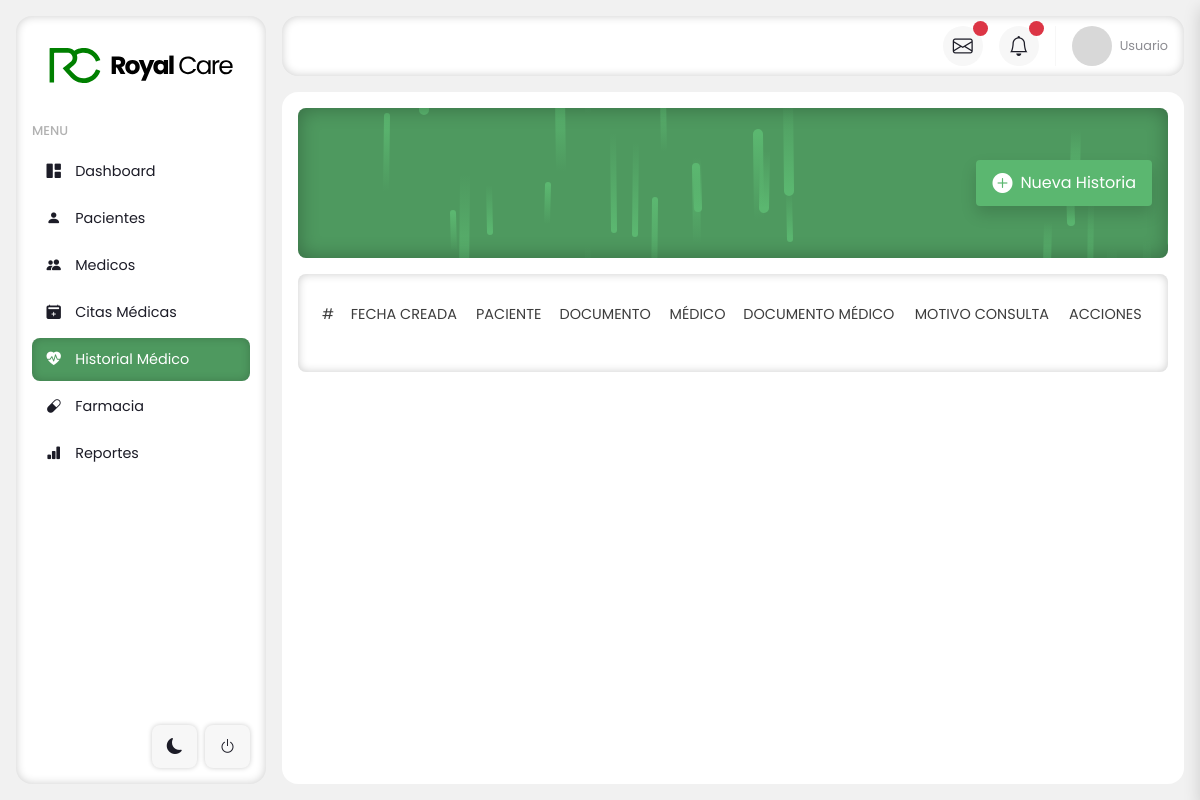
/dashboard/historial, run on an earlier commit of the app's database.
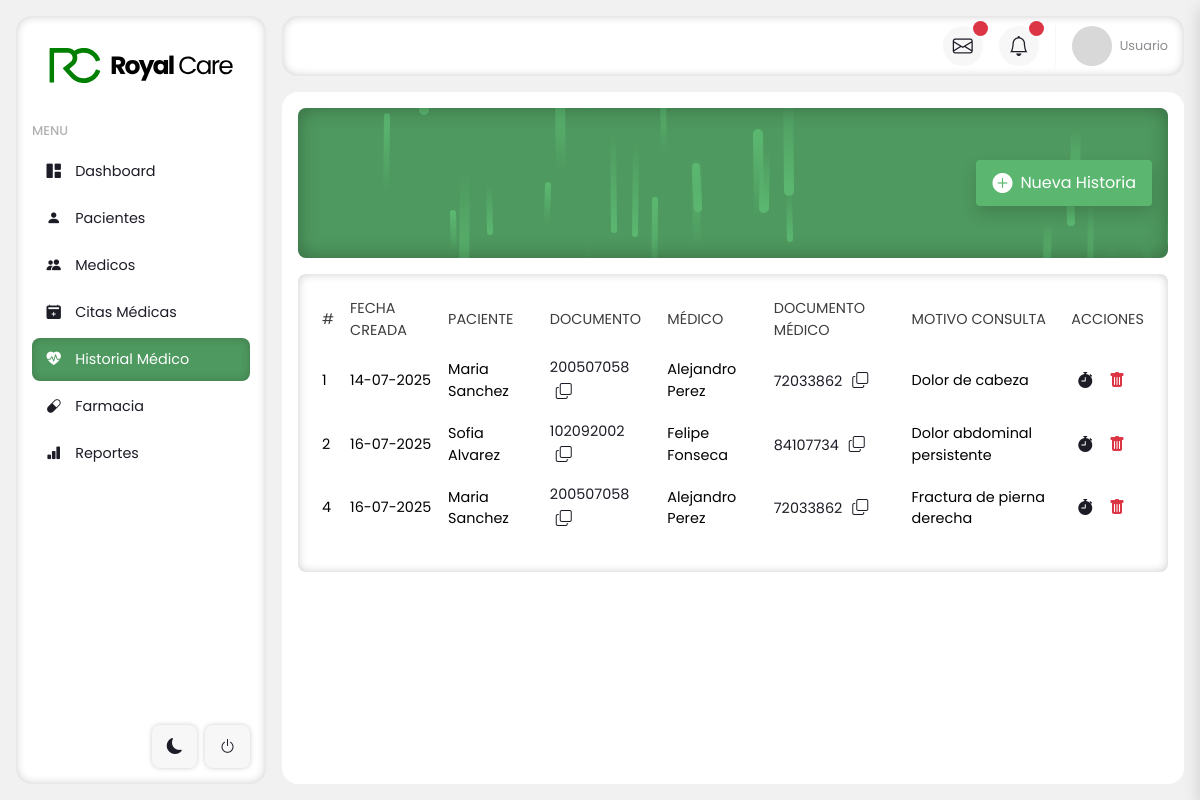
And on a later commit of the database.
### tables this page shows
CREATE TABLE `historial_medico` (
  `id_historial` int(11) NOT NULL,
  `id_paciente` int(11) DEFAULT NULL,
  `id_medico` int(11) DEFAULT NULL,
  `fecha_creacion` datetime DEFAULT NULL,
  `motivo_consulta` text DEFAULT NULL,
  `diagnostico` text DEFAULT NULL,
  `tratamiento` text DEFAULT NULL,
  `examen_fisico` text DEFAULT NULL,
  `resultados_pruebas` text DEFAULT NULL,
  `antecedentes_personales` text DEFAULT NULL,
  `antecedentes_familiares` text DEFAULT NULL,
  `estilo_vida` text DEFAULT NULL,
  `notas_generales` text DEFAULT NULL,
  `proxima_cita` date DEFAULT NULL,
  `eliminado` tinyint(1) DEFAULT 0
);

CREATE TABLE `usuarios` (
  `id_usuario` int(11) NOT NULL,
  `id_rol` int(11) DEFAULT NULL,
  `primer_nombre` varchar(255) NOT NULL,
  `segundo_nombre` varchar(255) DEFAULT NULL,
  `primer_apellido` varchar(255) NOT NULL,
  `segundo_apellido` varchar(255) DEFAULT NULL,
  `email` varchar(255) NOT NULL,
  `password` varchar(255) NOT NULL,
  `fecha_registro` datetime DEFAULT NULL,
  `activo` tinyint(1) DEFAULT NULL
);

CREATE TABLE `pacientes` (
  `id_paciente` int(11) NOT NULL,
  `id_usuario` int(11) DEFAULT NULL,
  `fecha_nacimiento` date DEFAULT NULL,
  `documento` int(11) DEFAULT NULL,
  `tipo_documento` enum('Cedula de Ciudadania','Cedula de extranjeria') DEFAULT NULL,
  `genero` enum('Masculino','Femenino','No binario') DEFAULT NULL,
  `direccion` varchar(255) DEFAULT NULL,
  `estado_civil` enum('Soltero','Casado','Viudo','Divorciado','Soltero') DEFAULT NULL,
  `telefono` int(11) DEFAULT NULL
);

CREATE TABLE `medicos` (
  `id_medico` int(11) NOT NULL,
  `id_usuario` int(11) DEFAULT NULL,
  `id_especialidad` int(11) DEFAULT NULL,
  `tipo_documento` varchar(10) DEFAULT 'CC',
  `documento` varchar(15) DEFAULT NULL,
  `contacto` int(11) DEFAULT NULL,
  `activo` tinyint(1) DEFAULT NULL
);

### application/controllers/modulos/HistorialController.php (called while the page is built, shortened)
<?php
class HistorialController extends CI_Controller
{
    public function __construct()
    {
        $this->load->model('Historial_model');
        $this->load->library('form_validation');
    }
    public function index()
    {
        $data = [
            'historiales' => $this->Historial_model->get_all_historial(),
            'vista' => 'modulos/historial/historial',
            'title' => 'Historial Médico - Royal Care',
            'js' => ['assets/js/historial.js'],
            'css' => ['assets/css/modulos/historial.css'],
        ];
        $this->load->view('layout/dashboard_layout', $data);
    }
}

### index.php (called while the page is built, shortened)
<?php
require_once BASEPATH.'core/CodeIgniter.php';

### application/models/Historial_model.php (called while the page is built, shortened)
<?php
class Historial_model extends CI_Model
{
    public function get_all_historial()
    {
        $this->db->select('
        historial_medico.id_historial,
        historial_medico.id_paciente,
        u_medico.primer_nombre AS medico_primer_nombre,
        u_medico.segundo_nombre AS medico_segundo_nombre,
        u_medico.primer_apellido AS medico_primer_apellido,
        u_medico.segundo_apellido AS medico_segundo_apellido,
        medicos.documento AS medico_documento,
        u_paciente.primer_nombre AS paciente_primer_nombre,
        u_paciente.segundo_nombre AS paciente_segundo_nombre,
        u_paciente.primer_apellido AS paciente_primer_apellido,
        u_paciente.segundo_apellido AS paciente_segundo_apellido,
        pacientes.documento AS paciente_documento,
        historial_medico.fecha_creacion,
        historial_medico.motivo_consulta
    ');
        $this->db->from('historial_medico');
        $this->db->join('pacientes', 'historial_medico.id_paciente = pacientes.id_paciente');
        $this->db->join('medicos', 'historial_medico.id_medico = medicos.id_medico');
        $this->db->join('usuarios u_medico', 'medicos.id_usuario = u_medico.id_usuario');
        $this->db->join('usuarios u_paciente', 'pacientes.id_usuario = u_paciente.id_usuario');
        $this->db->where('historial_medico.eliminado', 0);
        $query = $this->db->get();
        return $query->result();
    }
}

### application/views/modulos/historial/historial.php (the view, shortened to what the changed rows need)
<div class="main-content">
    <table class="table table-hover">
        <thead>
            <th class="text-start">#</th>
            <th>FECHA CREADA</th>
            <th>PACIENTE</th>
            <th class="text-start">DOCUMENTO</th>
            <th>MÉDICO</th>
            <th class="text-start">DOCUMENTO MÉDICO</th>
            <th>MOTIVO CONSULTA</th>
            <th>ACCIONES</th>
        </thead>
        <tbody>
            <?php foreach ($historiales as $historial) { ?>
                <tr>
                    <td class="text-start"><?= htmlspecialchars($historial->id_historial) ?></td>
                    <td><?= date('d-m-Y', strtotime($historial->fecha_creacion)) ?></td>
                    <td>
                        <?= htmlspecialchars($historial->paciente_primer_nombre) . ' ' . htmlspecialchars($historial->paciente_primer_apellido) ?>
                    </td>
                    <td class="text-start">
                        <div class="copy-container">
                            <span class="copyText"><?= htmlspecialchars($historial->paciente_documento) ?></span>
                            <button class="bg-transparent copyButton">
                                <i style="color: var(--texto);" class="bi bi-copy fs-6"></i>
                            </button>
                        </div>
                    </td>
                    <td><?= htmlspecialchars($historial->medico_primer_nombre) . ' ' . htmlspecialchars($historial->medico_primer_apellido) ?></td>
                    <td class="text-start">
                        <div class="copy-container">
                            <span class="copyText"><?= htmlspecialchars($historial->medico_documento) ?></span>
                            <button class="bg-transparent copyButton">
                                <i style="color: var(--texto);" class="bi bi-copy fs-6"></i>
                            </button>
                        </div>
                    </td>
                    <td><?= htmlspecialchars($historial->motivo_consulta) ?></td>
                    <td>
                        <div>
                            <button class="showDetails bg-transparent" data-id="<?= htmlspecialchars($historial->id_historial) ?>">
                                <i style="color: var(--texto);" class="bi bi-stopwatch-fill fs-6"></i>
                            </button>
                            <button class="deleteDetails bg-transparent" data-id="<?= htmlspecialchars($historial->id_historial) ?>">
                                <i style="color: var(--texto);" class="bi bi-trash-fill text-danger fs-6"></i>
                            </button>
                        </div>
                    </td>
                </tr>
            <?php } ?>
        </tbody>
    </table>
</div>

What changed in the data, as far as the page shows it:
added historial_medico: id_historial "1", fecha_creacion "14-07-2025", usuarios.primer_nombre "Maria", usuarios.primer_apellido "Sanchez", id_paciente.documento "200507058", usuarios.primer_nombre "Alejandro", usuarios.primer_apellido "Perez", id_medico.documento "72033862", motivo_consulta "Dolor de cabeza"
added historial_medico: id_historial "2", fecha_creacion "16-07-2025", usuarios.primer_nombre "Sofia", usuarios.primer_apellido "Alvarez", id_paciente.documento "102092002", usuarios.primer_nombre "Felipe", usuarios.primer_apellido "Fonseca", id_medico.documento "84107734", motivo_consulta "Dolor abdominal persistente"
added historial_medico: id_historial "4", fecha_creacion "16-07-2025", usuarios.primer_nombre "Maria", usuarios.primer_apellido "Sanchez", id_paciente.documento "200507058", usuarios.primer_nombre "Alejandro", usuarios.primer_apellido "Perez", id_medico.documento "72033862", motivo_consulta "Fractura de pierna derecha"
